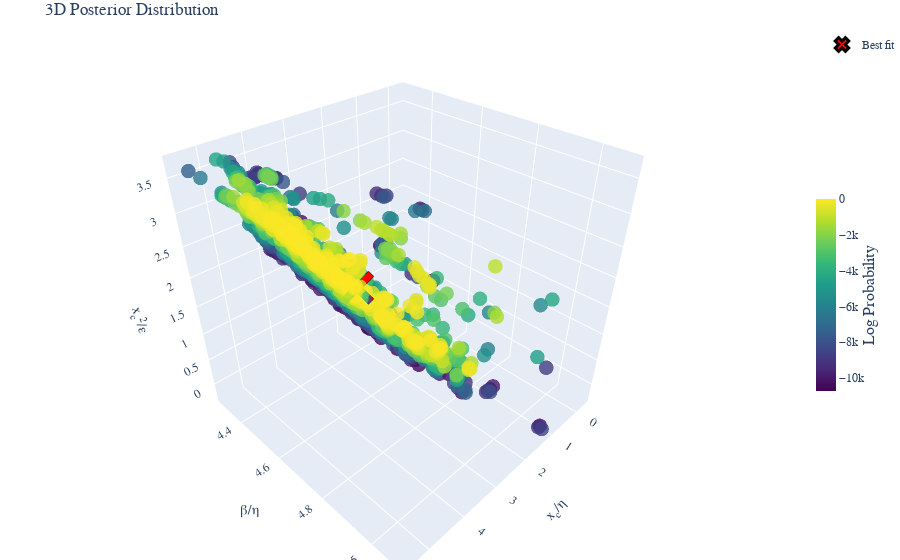

Notebook code cell kept with this figure:
### Code cell
fig =post.plot_posterior3D_interactive([0,1,2],labels=labels_trans, truths=np.log(truths_trans),truth_label="Best fit" )
# Save the figure using matplotlib's savefig instead of plotly's write_image
fig.show()
if SAVE_PRODUCTS:
    # Save the figure as HTML
    html_file_name = config_name+test_str+'_3D_plot'
    if subfolder is not None:
        html_file_name = os.path.join(subfolder, html_file_name)
    html_path = os.path.join(Products_folder, 'html_3d_plots', f'{html_file_name}.html')
    # Create directory if it doesn't exist
    os.makedirs(os.path.dirname(html_path), exist_ok=True)
    fig.write_html(html_path)

### Figure 1 — Plotly figure (JSON) as saved in the notebook; plotly's stock layout.template omitted (floating-point values rounded to 4 significant figures; data arrays with more than 128 entries replaced by an {"elided": "..."} marker saying what was removed)
{"data": [{"marker": {"color": {"elided": "1472 float values"}, "colorbar": {"len": 0.4, "thickness": 20, "title": {"font": {"size": 16}, "side": "right", "text": "Log Probability"}, "x": 1.0, "y": 0.5}, "colorscale": [[0.0, "#440154"], [0.1111, "#482878"], [0.2222, "#3e4989"], [0.3333, "#31688e"], [0.4444, "#26828e"], [0.5556, "#1f9e89"], [0.6667, "#35b779"], [0.7778, "#6ece58"], [0.8889, "#b5de2b"], [1.0, "#fde725"]], "opacity": 0.8, "size": 5}, "mode": "markers", "name": "Posterior", "scene": "scene", "showlegend": false, "type": "scatter3d", "x": {"elided": "1472 float values"}, "y": {"elided": "1472 float values"}, "z": {"elided": "1472 float values"}}, {"marker": {"color": "red", "line": {"color": "black", "width": 3}, "size": 12, "symbol": "x"}, "mode": "markers", "name": "Best fit", "scene": "scene", "showlegend": true, "type": "scatter3d", "x": [3.191], "y": [4.585], "z": [1.776]}], "layout": {"font": {"family": "Computer Modern"}, "margin": {"b": 0, "l": 0, "r": 0, "t": 30}, "scene": {"aspectmode": "cube", "xaxis": {"exponentformat": "e", "showexponent": "all", "title": {"font": {"size": 14}, "text": "x<sub>c</sub>/η"}}, "yaxis": {"exponentformat": "e", "showexponent": "all", "title": {"font": {"size": 14}, "text": "β/η"}}, "zaxis": {"exponentformat": "e", "showexponent": "all", "title": {"font": {"size": 14}, "text": "x<sub>c</sub><sup>2</sup>/ε"}}}, "title": {"text": "3D Posterior Distribution"}}}
